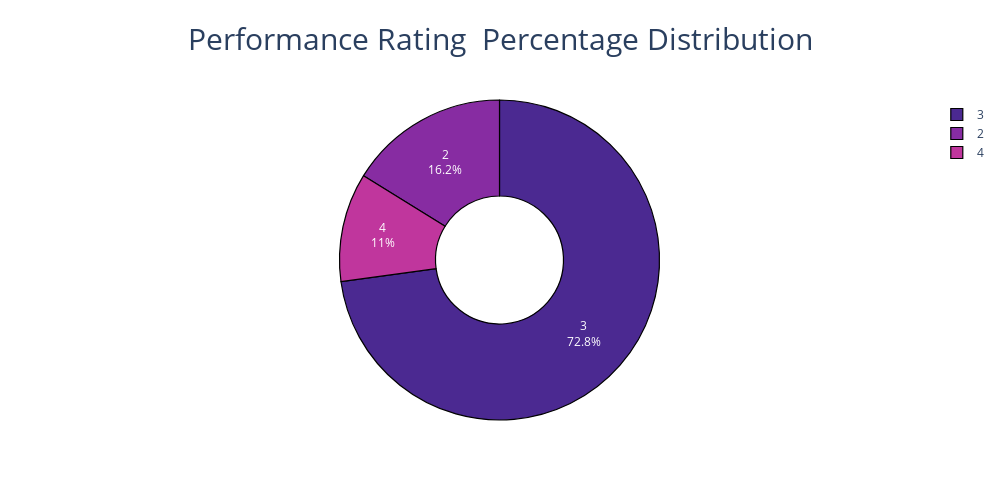

The notebook cell this image was saved under:
### Markdown cell above
This shows a bar chart representing the distribution of performance ratings. Here are some key observations:

* Skewed Distribution: The distribution is right-skewed, meaning there is a longer tail on the right side. This indicates that a larger proportion of employees have lower performance ratings compared to higher ratings.
* Most Common Rating: The performance rating of 3 is the most frequent, suggesting that it is the most common performance level.
* Outliers: There are a few outliers on the lower and higher ends of the distribution, indicating that there are some employees with significantly lower or higher performance ratings compared to the majority.

### Code cell
fig = px.pie(data_frame = df_emp_performance, names = 'PerformanceRating', hole = 0.4, title = 'Performance Rating  Percentage Distribution',
             width = 1000, height = 500, color_discrete_sequence = px.colors.sequential.Agsunset)

fig.update_traces(textposition = "inside", textinfo = "percent+label",
                  marker = dict(line = dict(width = 1.2, color = "#000000")))

fig.update_layout(title_x = 0.5, title_font = dict(size = 30), uniformtext_minsize = 25)

fig.show()

### Figure 1 — Plotly figure (JSON) as saved in the notebook; plotly's stock layout.template omitted (floating-point values rounded to 4 significant figures; data arrays with more than 128 entries replaced by an {"elided": "..."} marker saying what was removed)
{"data": [{"domain": {"x": [0, 1], "y": [0, 1]}, "hole": 0.4, "hovertemplate": "PerformanceRating=%{label}<extra></extra>", "labels": {"elided": "1200 int values"}, "legendgroup": "", "marker": {"line": {"color": "#000000", "width": 1.2}}, "name": "", "showlegend": true, "textinfo": "percent+label", "textposition": "inside", "type": "pie"}], "layout": {"height": 500, "legend": {"tracegroupgap": 0}, "piecolorway": ["rgb(75, 41, 145)", "rgb(135, 44, 162)", "rgb(192, 54, 157)", "rgb(234, 79, 136)", "rgb(250, 120, 118)", "rgb(246, 169, 122)", "rgb(237, 217, 163)"], "title": {"font": {"size": 30}, "text": "Performance Rating  Percentage Distribution", "x": 0.5}, "uniformtext": {"minsize": 25}, "width": 1000}}
